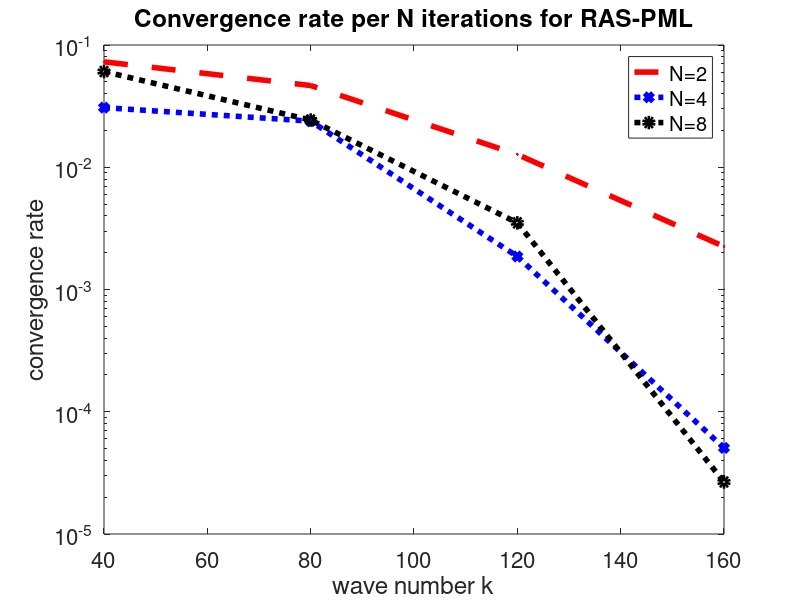

The MATLAB script that drew this image:

res40 = [0.000353957, 0.000126816, 1.50587e-05, 1.0969e-06, 8.26023e-08, 1.35909e-08, 1.60643e-09, 1.53777e-10, 1.52925e-11, 1.89434e-12, 2.32191e-13, 2.45501e-14, 2.57126e-15, 3.00875e-16]
res80 = [0.000106515, 1.43206e-05, 1.0669e-06, 4.973e-08, 3.92333e-09, 3.3519e-10, 2.65716e-11, 2.32023e-12, 2.04851e-13, 1.41617e-14, 1.12336e-15, 1.06066e-16]
res120 = [5.24618e-05, 1.94677e-06, 3.4443e-08, 4.38412e-10, 6.91166e-12, 2.79752e-13, 6.39204e-15, 7.75301e-17, 3.42887e-18]
res160 = [3.17282e-05, 4.97009e-07, 5.86837e-10, 1.31745e-12, 1.42716e-15, 7.79492e-18]

ras2=[res40(4)/res40(3),res80(4)/res80(3),res120(4)/res120(3),res160(4)/res160(3) ]


res40 = [0.000353957, 0.000581073, 9.1151e-05, 3.49479e-05, 2.3054e-05, 3.51039e-06, 1.07447e-06, 8.13613e-07, 1.46993e-07, 6.23687e-08, 4.56763e-08, 7.80389e-09, 3.10212e-09, 2.13162e-09, 4.10566e-10, 1.50497e-10, 1.15518e-10, 1.8558e-11, 9.33161e-12, 6.09025e-12, 1.19129e-12, 4.08081e-13, 2.40568e-13, 4.44788e-14, 2.28558e-14, 1.6075e-14, 2.79118e-15, 1.34705e-15, 8.08539e-16, 1.59881e-16]
res80 = [0.000106515, 6.40198e-05, 8.92092e-06, 1.71259e-06, 1.34357e-06, 2.15254e-07, 4.08204e-08, 2.9519e-08, 4.47955e-09, 8.63696e-10, 6.39621e-10, 9.38753e-11, 2.23434e-11, 1.76166e-11, 2.4852e-12, 6.38453e-13, 4.97903e-13, 6.02675e-14, 1.9242e-14, 1.44302e-14, 1.5438e-15, 5.03806e-16, 3.47558e-16, 3.52189e-17]
res120 = [5.24618e-05, 9.34767e-06, 1.94742e-06, 3.20331e-08, 1.98243e-08, 6.02375e-09, 5.96605e-11, 5.56426e-11, 1.97797e-11, 2.38064e-13, 1.71701e-13, 6.2004e-14, 8.86358e-16, 4.94026e-16, 1.8694e-16, 4.24309e-18]
res160 = [3.17282e-05, 1.70019e-06, 4.6558e-07, 2.93553e-10, 1.5971e-10, 5.28124e-11, 1.48528e-14, 7.72292e-15, 3.8778e-15, 1.96477e-18]

ras4=[res40(7)/res40(4),res80(7)/res80(4),res120(7)/res120(4),res160(7)/res160(4) ]



res40 = [0.000353957, 0.000659956, 0.000593348, 0.00054318, 0.000103151, 6.12833e-05, 5.29588e-05, 3.63287e-05, 3.31986e-05, 1.72042e-05, 1.50652e-05, 5.00311e-06, 3.71815e-06, 3.34045e-06, 2.08702e-06, 1.81696e-06, 8.87045e-07, 6.60944e-07, 4.4795e-07, 2.91489e-07, 2.4595e-07, 1.4581e-07, 1.16019e-07, 6.71482e-08, 4.76921e-08, 3.77142e-08, 2.51785e-08, 1.94424e-08, 1.25551e-08, 8.74964e-09, 6.26264e-09, 4.07102e-09, 3.18769e-09, 2.0385e-09, 1.48036e-09, 9.62908e-10, 6.53706e-10, 4.66561e-10, 3.11882e-10, 2.23963e-10, 1.53529e-10, 1.03762e-10, 7.58098e-11, 5.0313e-11, 3.81948e-11, 2.58077e-11, 1.87318e-11, 1.30303e-11, 9.15176e-12, 6.57878e-12, 4.64146e-12, 3.29507e-12, 2.37196e-12, 1.62361e-12, 1.19264e-12, 8.10235e-13, 5.95517e-13, 4.09288e-13, 2.9319e-13, 2.03948e-13, 1.43637e-13, 1.00353e-13, 7.09647e-14, 4.89782e-14, 3.50066e-14, 2.37388e-14, 1.70859e-14, 1.15761e-14, 8.31284e-15, 5.69613e-15, 4.0515e-15, 2.80229e-15, 1.98572e-15, 1.37512e-15, 9.8077e-16, 6.74494e-16, 4.84143e-16, 3.31145e-16]

res80 = [0.000106515, 7.1241e-05, 6.3263e-05, 5.83116e-05, 9.28085e-06, 2.73849e-06, 2.13802e-06, 1.87883e-06, 1.56857e-06, 1.38074e-06, 1.30975e-06, 2.36771e-07, 6.66237e-08, 6.22289e-08, 5.031e-08, 4.57234e-08, 3.35511e-08, 3.23095e-08, 5.87549e-09, 2.49627e-09, 2.36978e-09, 1.6683e-09, 1.57334e-09, 9.16245e-10, 8.97784e-10, 1.76678e-10, 9.48668e-11, 9.18334e-11, 5.72485e-11, 5.48307e-11, 2.67141e-11, 2.61102e-11, 6.28883e-12, 3.72217e-12, 3.64268e-12, 2.02526e-12, 1.97451e-12, 8.44985e-13, 8.25202e-13, 2.51221e-13, 1.44246e-13, 1.41102e-13, 6.99846e-14, 6.83719e-14, 2.54208e-14, 2.41375e-14, 1.01571e-14, 5.44333e-15, 5.38707e-15, 2.46981e-15, 2.4282e-15, 8.9589e-16, 8.02784e-16, 4.28157e-16, 2.12745e-16, 2.10738e-16, 9.11894e-17]

res120 = [5.24618e-05, 1.04496e-05, 9.35329e-06, 8.52505e-06, 1.94335e-06, 4.89879e-08, 4.49276e-08, 3.45744e-08, 3.22167e-08, 2.11712e-08, 1.79578e-08, 5.4541e-09, 1.71913e-10, 1.52322e-10, 8.99406e-11, 7.68239e-11, 3.88794e-11, 2.95793e-11, 9.99884e-12, 6.06231e-13, 5.50723e-13, 3.01942e-13, 2.53862e-13, 1.08135e-13, 7.45264e-14, 2.53308e-14, 3.3365e-15, 2.7402e-15, 1.23494e-15, 9.20335e-16, 3.63953e-16, 2.1613e-16, 7.90591e-17, 1.34814e-17]

res160 = [3.17282e-05, 1.92294e-06, 1.69129e-06, 1.51226e-06, 4.65037e-07, 5.30513e-10, 3.95922e-10, 2.35338e-10, 1.63725e-10, 1.01878e-10, 6.94126e-11, 2.38789e-11, 1.41277e-14, 1.03298e-14, 6.18031e-15, 3.61319e-15, 1.78475e-15, 9.87355e-16, 2.91611e-16, 2.19085e-18]

ras8=[res40(13)/res40(6),res80(13)/res80(6),res120(13)/res120(6),res160(13)/res160(6) ]


semilogy([40,80,120,160], ras2,'r--.','DisplayName','N=2','LineWidth',4)
hold on
semilogy([40,80,120,160], ras4,'b:x','DisplayName','N=4','LineWidth',4)
semilogy([40,80,120,160], ras8,'k:o','DisplayName','N=8','LineWidth',4)

legend('show');

xlabel('wave number k');
ylabel('convergence rate');
title('Convergence rate per N iterations for RAS-PML');
set(gca,'FontSize',16);
hold off
